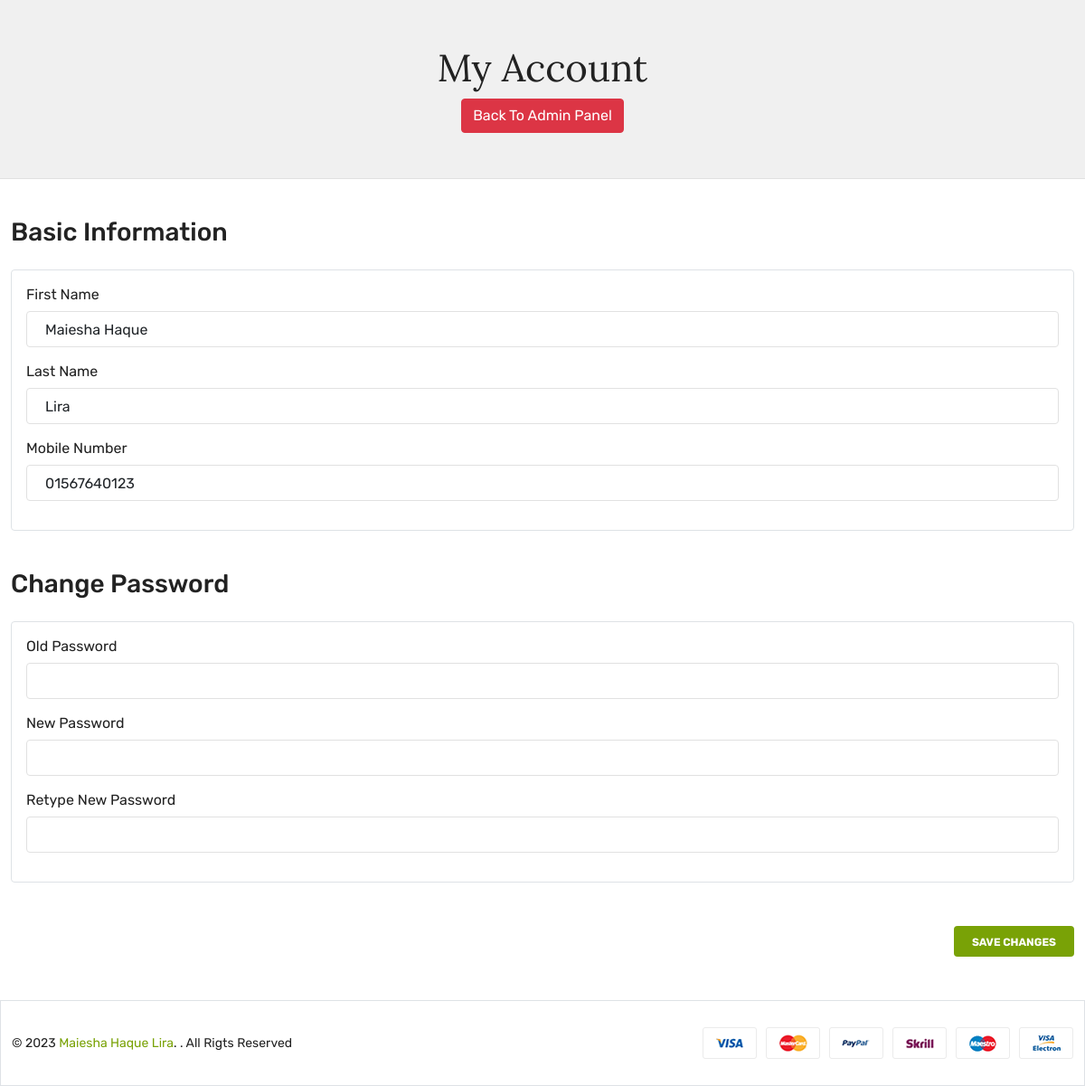
The page /common/profile_edit.php (signed in) on the database its author committed.
### tables this page shows
CREATE TABLE `users` (
  `id` int(11) NOT NULL,
  `f_name` varchar(255) NOT NULL,
  `l_name` varchar(255) NOT NULL,
  `mobile` varchar(255) NOT NULL,
  `email` varchar(255) NOT NULL,
  `password` varchar(255) NOT NULL,
  `u_type` varchar(20) NOT NULL
);

### db.php (called while the page is built, shortened)
<?php
    function db_connect(){
        $db_host = "localhost";
        $db_user = "root";
        $db_pass = "";
        $db_name = "tree_life_shop";
        return mysqli_connect($db_host, $db_user, $db_pass, $db_name);
    }
?>

### common/profile_edit.php (the view, shortened to what this page needs)
<?php
require_once('../db.php');
require_once('../client/header.php');
$user_email = $_SESSION['user']['email'];
$user_query = "SELECT f_name, l_name, mobile FROM users WHERE email = '$user_email'";
$user_result = mysqli_query(db_connect(), $user_query);
$user = mysqli_fetch_assoc($user_result);
?>
<div class="breadcrumbs_area">
    <div class="container">
        <div class="row">
            <div class="col-12">
                <div class="breadcrumb_content">
                    <h3>My Account</h3>
                    <?php if ($_SESSION['is_admin'] == "yes") { ?>
                        <a class="btn btn-danger rounded" href="../admin/index.php">Back To Admin Panel</a>
                    <?php } ?>
                </div>
            </div>
        </div>
    </div>
</div>
<div class="container mt-5">
    <div class="row">
        <div class="col">
            <div class="account_form">
                <form action="profile_edit_post.php" method="post" class="border-0 p-0 m-0">
                    <h2>Basic Information</h2>
                    <div class="border p-3 rounded mb-5">
                        <div class="mb-3">
                            <label class="form-label" for="f_name">First Name</label>
                            <input type="text" name="f_name" class="form-control" value="<?= $user['f_name'] ?>" required>
                        </div>
                        <div class="mb-3">
                            <label class="form-label" for="l_name">Last Name</label>
                            <input type="text" name="l_name" class="form-control" value="<?= $user['l_name'] ?>" required>
                        </div>
                        <div class="mb-3">
                            <label class="form-label" for="mobile">Mobile Number</label>
                            <input type="text" name="mobile" class="form-control" value="<?= $user['mobile'] ?>" required>
                        </div>
                    </div>
                    <h2>Change Password</h2>
                    <div class="border p-3 rounded mb-5">
                        <div class="mb-3">
                            <label class="form-label" for="oldPassword">Old Password</label>
                            <input type="password" name="oldPassword" class="form-control">
                        </div>
                        <div class="mb-3">
                            <label class="form-label" for="newPassword">New Password</label>
                            <input type="password" name="newPassword" class="form-control">
                        </div>
                        <div class="mb-3">
                            <label class="form-label" for="retypeNewPassword">Retype New Password</label>
                            <input type="password" name="retypeNewPassword" class="form-control">
                        </div>
                    </div>
                    <div class="login_submit mb-5">
                        <button class="btn btn-primary rounded" name="submit" type="submit">Save Changes</button>
                    </div>
                </form>
            </div>
        </div>
    </div>
</div>
<?php require_once('../client/footer.php'); ?>

### rows shown on the page
users: f_name "Maiesha Haque", l_name "Lira", mobile "01567640123"
